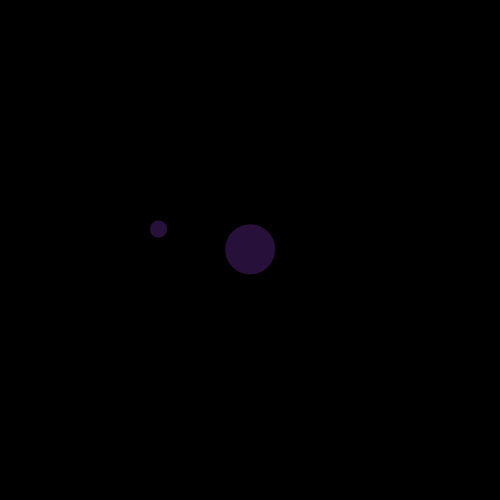
Frame 1 (no input)
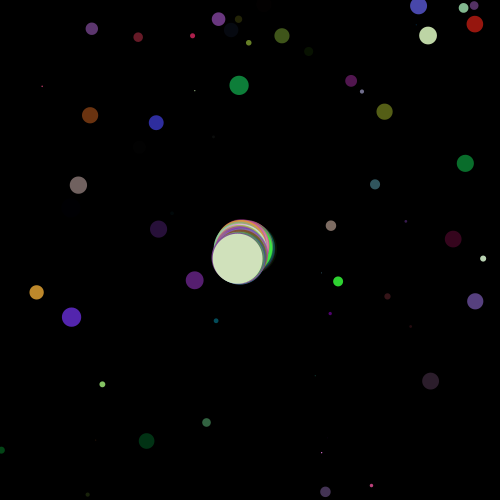
Frame 60 (the mouse pressed at the canvas centre just before this capture)
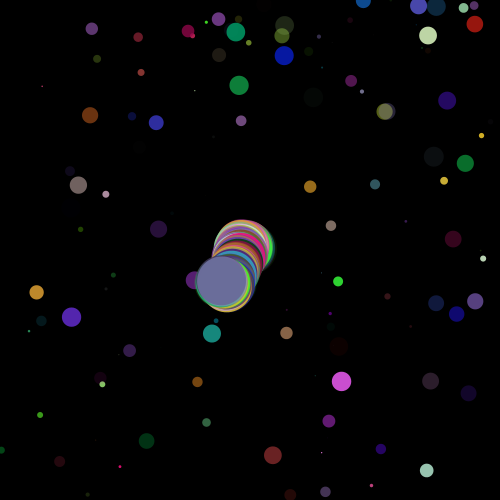
Frame 120 (the mouse held since frame 60 and released just before this capture)

The Processing sketch that drew these frames (run headless with seeded random() and noise(); from frame 60 on, the mouse is pressed at the canvas centre):

// Processing sketch: sketch_7_random
// ── sketch_7_random.pde
   //Amanda Agricola
   //random function
   //example from Learning Processing
    
    float r;
    float g;
    float b;
    float a;
    float diam;
    float x;
    float y;
    float xPos = 250;
    float yPos = 250;
    
    void setup() {
     size(500,500);
     background(0);
     smooth();
}
    void draw() {
     // Fill all variables with random values
     // The random() function results in a random float between 0 and the number supplied as an argum
     r = random(255);
     g = random(255);
     b = random(255);
     a = random(255);
     diam = random(20);
     x = random(width);
     y = random(height);
     // Use values to draw an ellipse
     noStroke();
     fill(r,g,b,a);
     ellipse(x,y,diam,diam);
  // This function can also be given two arguments which supply a minimum, maximum range for the result.
  // Random movement can be created when combined with += -= etc.
     xPos += random(-2,2);
     yPos += random(-2,2);
     
     ellipse(xPos, yPos, 50, 50);
}
